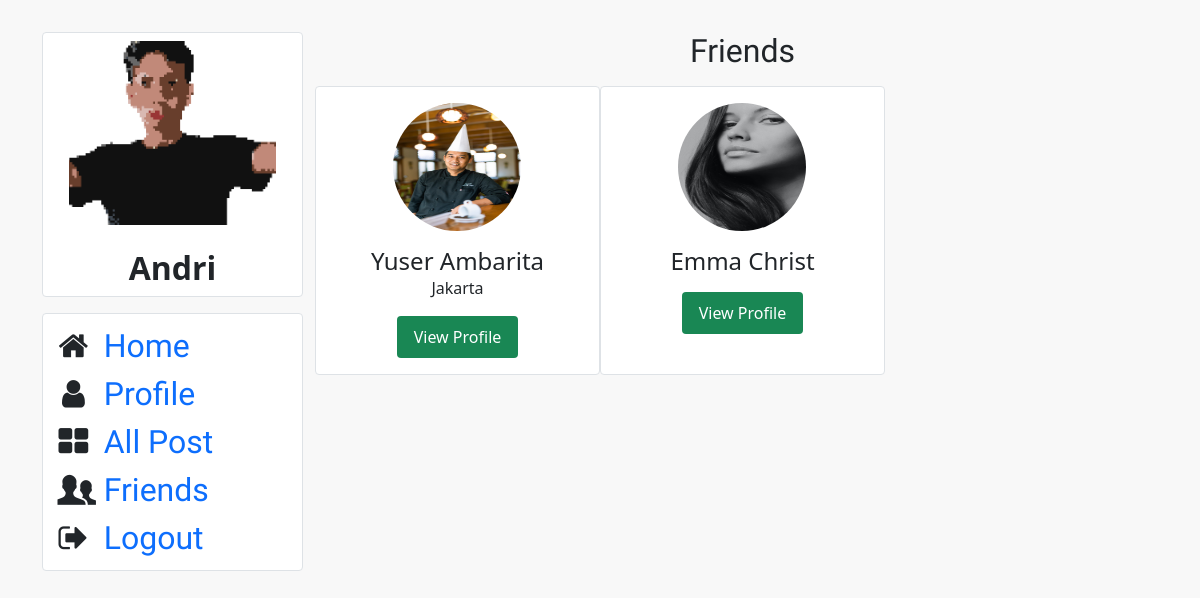
/sns/friends/1 (signed in), run on the app's committed database.
### sns/models.py (models this page shows)
class Profile(models.Model):
    user = models.OneToOneField(to="resep.User", on_delete=models.CASCADE, related_name="user_a")
    user_avatar = models.ImageField(upload_to='user_avatar', blank=True)
    country = models.CharField(max_length = 64, blank=True)
    address = models.CharField(blank=True, max_length = 255)
    city = models.CharField(max_length = 64, blank=True)
    postcode = models.CharField(max_length = 64, blank=True)
    bio = models.TextField(blank=True)

class Follow(models.Model):
    user = models.ForeignKey(to="resep.User", on_delete=models.CASCADE, related_name="user_f")
    following = models.ForeignKey(to="resep.User", on_delete=models.CASCADE, related_name="user_following")
    friend_request = models.BooleanField(default=False)

### resep/models.py (models this page shows)
class User(AbstractUser):
    pass

### sns/views.py (the view)
# urls.py: path("friends/<int:user_id>", views.friends, name="sns_friends"),
def friends(request, user_id):
    profile_data = Profile.objects.filter(user = request.user).first()
    if request.method == "POST":
        body = request.POST["request"]
        if body == "Confirm":
            a = Follow.objects.get(user=user_id, following=request.user)
            a.friend_request = True
            a.save()
            return render(request, "network/friends.html", {
                "profile_data": profile_data
                })
        elif body == "Delete":
            a = Follow.objects.get(user=user_id, following=request.user)
            a.delete()
            return render(request, "network/friends.html", {
                "profile_data": profile_data
                })
    else:
        friend_list = Follow.objects.filter(Q(user=user_id) | Q(following=user_id), friend_request=True)
        return render(request, "network/friends.html", {
            "profile_data": profile_data,
            "friend_list": friend_list
            })

### sns/templates/network/friends.html (shortened to what this page needs)
{% extends "network/layout.html" %}
{% load static %}
{% block side %}
<div class="col-md-3">
	<div class="card border mb-3">
		<div class="user_profile">
			<img class="profile_img avatar mb-0 mt-2" src="
			{% if profile_data.user_avatar %}
			{{ profile_data.user_avatar.url }}"
			{% else %}
			{% static 'network/profile.jpg' %}"
			{% endif %}
			alt="{{ user }}"><br>
			<h2 style="text-align: center"><b>{{ user|title }}</b></h2>
		</div>
	</div>
	<div class="card border mb-3 p-2">
		<div class="sidebar-block custom_font">
		{% if user.is_authenticated %}
			<i class="icon-home"></i> <a class="text-decoration-none" href="{% url 'sns_index' %}">Home</a><br>
			<i class="icon-user"></i> <a class="text-decoration-none" href="{% url 'profil' user.id %}">Profile</a><br>
			<i class="icon-th-large"></i> <a class="text-decoration-none" href="{% url 'all_posts' %}">All Post</a><br>
			<i class="icon-users"></i> <a class="text-decoration-none" href="{% url 'sns_friends' user.id %}">Friends</a><br>
			<i class="icon-logout"></i> <a class="text-decoration-none" href="{% url 'sns_logout' %}">Logout</a>
		{% endif %}
		</div>
	</div>
</div>
{% endblock %}
{% block body %}
<div class="col-md-9">
	<div>
		<p class="display-4 text-center custom_font"><b>Friends</b></p>
	</div>
	<div class="row">
	{% if friend_list %}
	{% for item in friend_list %}
	{% if item.user != request.user %}
	<div class="card col-md-4 border mb-3">
		<div class="card-body text-center">
			<figure class="avatar">
				{% if item.user.user_a.user_avatar %}
				<img src="{{ item.user.user_a.user_avatar.url }}" alt="avatar" class="mx-auto d-block rounded-circle img-fluid friend_list_img">
				{% else %}
				<img src="{% static 'network/profile.jpg' %}" alt="avatar" class="mx-auto d-block rounded-circle img-fluid friend_list_img">
				{% endif %}
			</figure>
			{% if item.user.get_full_name %}
			<h4 class="mt-3 mb-0">{{ item.user.get_full_name }}</h4>
			{% else %}
			<h4>{{ item.user.username|title }}</h4>
			{% endif %}
			<p class="mt-0 mb-3">{{ item.user.user_a.city }}</p>
			<a href="{% url 'profil' item.user.id %}" class="btn pt-2 pb-2 ps-3 pe-3 d-inline-block rounded-xl bg-success text-white">View Profile</a>
		</div>
	</div>
	{% endif %}
	{% endfor %}
	{% else %}
		<div class="card">
			<h5 class="text-center pt-4">
			<span>It seem you dont have friend yet!</span><br><br>
		</div>
	{% endif %}
	</div>
</div>
{% endblock %}

### sns/static/network/css/styles.css (style rules this page uses)
body { background-color: #F8F8F8; margin-top: 2rem; }
.custom_font { font-family: 'Niconne', cursive; font-size: 2rem; }
.user_profile { border-bottom: 1px; border-bottom-color: #2e2e2e; }
.profile_img { max-width:80%; max-height:80%; display: block; margin-left: auto; margin-right: auto; }
.friend_list_img { width:128px; height:128px; display:block; }

### data on the page
Profile: user_avatar (picture)
User: username "Andri"
Follow: user.user_a.user_avatar (picture), user.get_full_name "Yuser Ambarita", user.user_a.city "Jakarta"
Follow: user.user_a.user_avatar (picture), user.get_full_name "Emma Christ"
